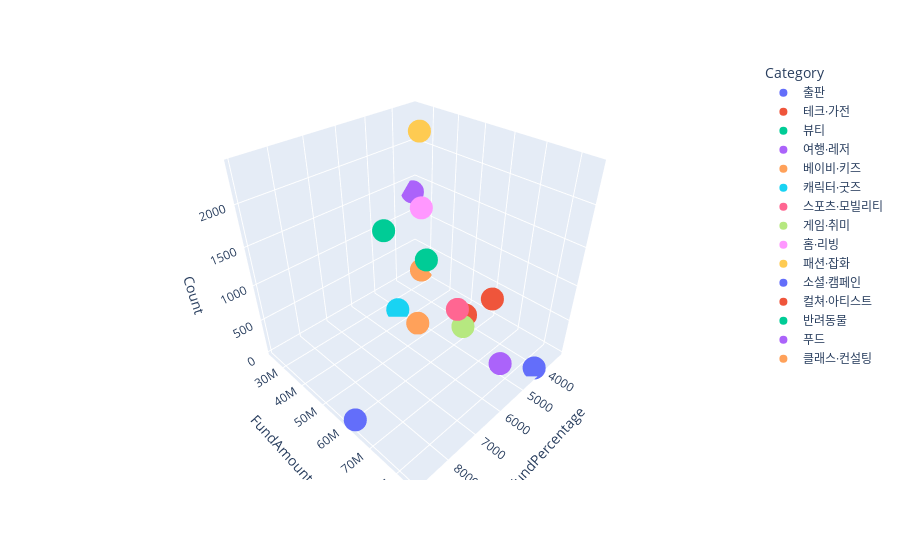

The notebook cell saved with this chart:
### Markdown cell above
* 펀딩 프로젝트 수 vs 금액 관련 지수 둘 중 무엇이 더 소비자 수요를 잘 나타낼까?
    * 수요가 많으면 공급이 많다? 고급 기술이 필요하지 않아 진입장벽이 낮은 분야라서 공급이 많을 수도.
    * 

### 펀딩 프로젝트 수가 낮고, 펀딩 달성률/펀딩 금액이 높은 분야가 블루 오션?

### Code cell
df = wadiz_list_group
df["Count"] = df["Category"].map(dict_wadiz_count)

fig = px.scatter_3d(df, x="FundPercentage", y="FundAmount", z="Count", color="Category")
fig.show()

df["Point"] = df["FundAmount"] * df["FundPercentage"] / df["Count"]
df[["Category", "Point"]].sort_values(by=["Point"], ascending=False)

### Figure 1 — Plotly figure (JSON) as saved in the notebook; plotly's stock layout.template omitted (floating-point values rounded to 4 significant figures)
{"data": [{"hovertemplate": "Category=출판<br>FundPercentage=%{x}<br>FundAmount=%{y}<br>Count=%{z}<extra></extra>", "legendgroup": "출판", "marker": {"color": "#636efa", "symbol": "circle"}, "mode": "markers", "name": "출판", "scene": "scene", "showlegend": true, "type": "scatter3d", "x": [8917.0], "y": [61934055], "z": [55]}, {"hovertemplate": "Category=테크·가전<br>FundPercentage=%{x}<br>FundAmount=%{y}<br>Count=%{z}<extra></extra>", "legendgroup": "테크·가전", "marker": {"color": "#EF553B", "symbol": "circle"}, "mode": "markers", "name": "테크·가전", "scene": "scene", "showlegend": true, "type": "scatter3d", "x": [5834.0], "y": [78410000.0], "z": [1290]}, {"hovertemplate": "Category=뷰티<br>FundPercentage=%{x}<br>FundAmount=%{y}<br>Count=%{z}<extra></extra>", "legendgroup": "뷰티", "marker": {"color": "#00cc96", "symbol": "circle"}, "mode": "markers", "name": "뷰티", "scene": "scene", "showlegend": true, "type": "scatter3d", "x": [5427.0], "y": [33350000.0], "z": [1243]}, {"hovertemplate": "Category=여행·레저<br>FundPercentage=%{x}<br>FundAmount=%{y}<br>Count=%{z}<extra></extra>", "legendgroup": "여행·레저", "marker": {"color": "#ab63fa", "symbol": "circle"}, "mode": "markers", "name": "여행·레저", "scene": "scene", "showlegend": true, "type": "scatter3d", "x": [5410.0], "y": [80280000.0], "z": [332]}, {"hovertemplate": "Category=베이비·키즈<br>FundPercentage=%{x}<br>FundAmount=%{y}<br>Count=%{z}<extra></extra>", "legendgroup": "베이비·키즈", "marker": {"color": "#FFA15A", "symbol": "circle"}, "mode": "markers", "name": "베이비·키즈", "scene": "scene", "showlegend": true, "type": "scatter3d", "x": [5287.0], "y": [46680000.0], "z": [67]}, {"hovertemplate": "Category=캐릭터·굿즈<br>FundPercentage=%{x}<br>FundAmount=%{y}<br>Count=%{z}<extra></extra>", "legendgroup": "캐릭터·굿즈", "marker": {"color": "#19d3f3", "symbol": "circle"}, "mode": "markers", "name": "캐릭터·굿즈", "scene": "scene", "showlegend": true, "type": "scatter3d", "x": [5199.0], "y": [36170000.0], "z": [28]}, {"hovertemplate": "Category=스포츠·모빌리티<br>FundPercentage=%{x}<br>FundAmount=%{y}<br>Count=%{z}<extra></extra>", "legendgroup": "스포츠·모빌리티", "marker": {"color": "#FF6692", "symbol": "circle"}, "mode": "markers", "name": "스포츠·모빌리티", "scene": "scene", "showlegend": true, "type": "scatter3d", "x": [4717.0], "y": [57900000.0], "z": [414]}, {"hovertemplate": "Category=게임·취미<br>FundPercentage=%{x}<br>FundAmount=%{y}<br>Count=%{z}<extra></extra>", "legendgroup": "게임·취미", "marker": {"color": "#B6E880", "symbol": "circle"}, "mode": "markers", "name": "게임·취미", "scene": "scene", "showlegend": true, "type": "scatter3d", "x": [4518.0], "y": [58890000.0], "z": [108]}, {"hovertemplate": "Category=홈·리빙<br>FundPercentage=%{x}<br>FundAmount=%{y}<br>Count=%{z}<extra></extra>", "legendgroup": "홈·리빙", "marker": {"color": "#FF97FF", "symbol": "circle"}, "mode": "markers", "name": "홈·리빙", "scene": "scene", "showlegend": true, "type": "scatter3d", "x": [4419.0], "y": [38830000.0], "z": [1472]}, {"hovertemplate": "Category=패션·잡화<br>FundPercentage=%{x}<br>FundAmount=%{y}<br>Count=%{z}<extra></extra>", "legendgroup": "패션·잡화", "marker": {"color": "#FECB52", "symbol": "circle"}, "mode": "markers", "name": "패션·잡화", "scene": "scene", "showlegend": true, "type": "scatter3d", "x": [4393.0], "y": [37600000.0], "z": [2396]}, {"hovertemplate": "Category=소셜·캠페인<br>FundPercentage=%{x}<br>FundAmount=%{y}<br>Count=%{z}<extra></extra>", "legendgroup": "소셜·캠페인", "marker": {"color": "#636efa", "symbol": "circle"}, "mode": "markers", "name": "소셜·캠페인", "scene": "scene", "showlegend": true, "type": "scatter3d", "x": [4264.0], "y": [84440000.0], "z": [31]}, {"hovertemplate": "Category=컬쳐·아티스트<br>FundPercentage=%{x}<br>FundAmount=%{y}<br>Count=%{z}<extra></extra>", "legendgroup": "컬쳐·아티스트", "marker": {"color": "#EF553B", "symbol": "circle"}, "mode": "markers", "name": "컬쳐·아티스트", "scene": "scene", "showlegend": true, "type": "scatter3d", "x": [4019.0], "y": [55450000.0], "z": [91]}, {"hovertemplate": "Category=반려동물<br>FundPercentage=%{x}<br>FundAmount=%{y}<br>Count=%{z}<extra></extra>", "legendgroup": "반려동물", "marker": {"color": "#00cc96", "symbol": "circle"}, "mode": "markers", "name": "반려동물", "scene": "scene", "showlegend": true, "type": "scatter3d", "x": [3589.0], "y": [32850000.0], "z": [443]}, {"hovertemplate": "Category=푸드<br>FundPercentage=%{x}<br>FundAmount=%{y}<br>Count=%{z}<extra></extra>", "legendgroup": "푸드", "marker": {"color": "#ab63fa", "symbol": "circle"}, "mode": "markers", "name": "푸드", "scene": "scene", "showlegend": true, "type": "scatter3d", "x": [3403.0], "y": [23970000.0], "z": [1328]}, {"hovertemplate": "Category=클래스·컨설팅<br>FundPercentage=%{x}<br>FundAmount=%{y}<br>Count=%{z}<extra></extra>", "legendgroup": "클래스·컨설팅", "marker": {"color": "#FFA15A", "symbol": "circle"}, "mode": "markers", "name": "클래스·컨설팅", "scene": "scene", "showlegend": true, "type": "scatter3d", "x": [3268.0], "y": [27150000.0], "z": [94]}], "layout": {"legend": {"title": {"text": "Category"}, "tracegroupgap": 0}, "margin": {"t": 60}, "scene": {"domain": {"x": [0, 1], "y": [0, 1]}, "xaxis": {"title": {"text": "FundPercentage"}}, "yaxis": {"title": {"text": "FundAmount"}}, "zaxis": {"title": {"text": "Count"}}}}}
